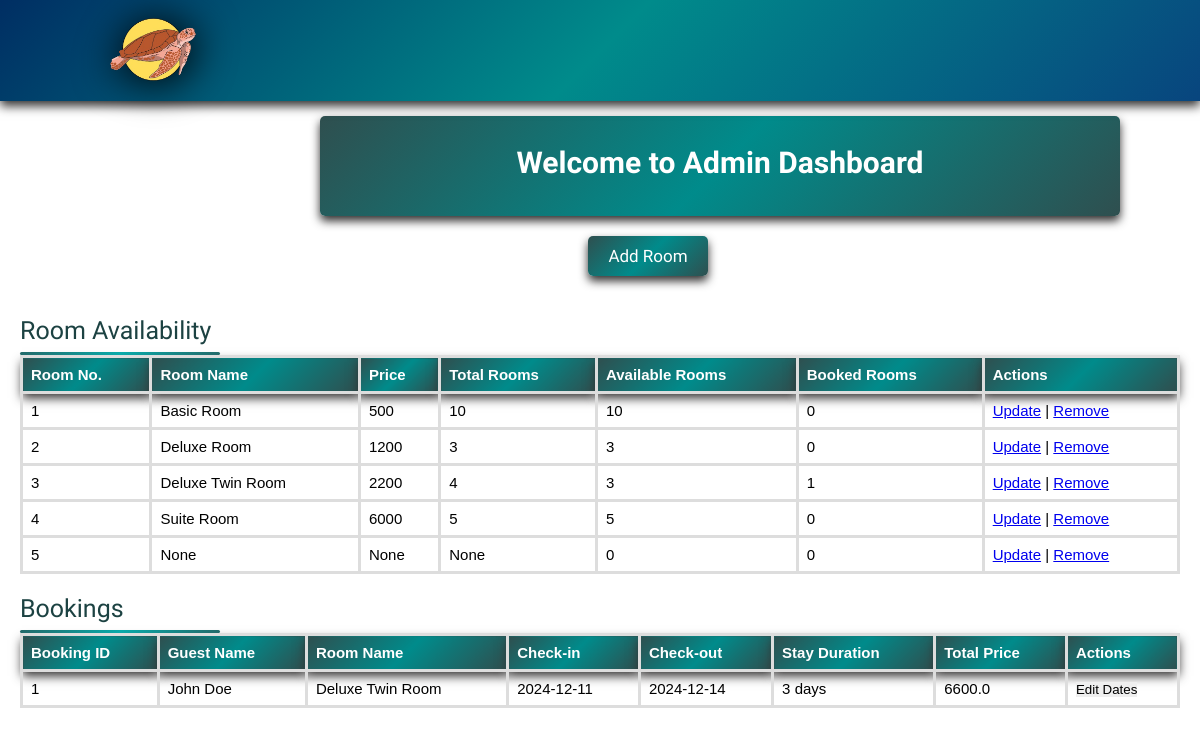
Before: /admin_dashboard with the older database file.
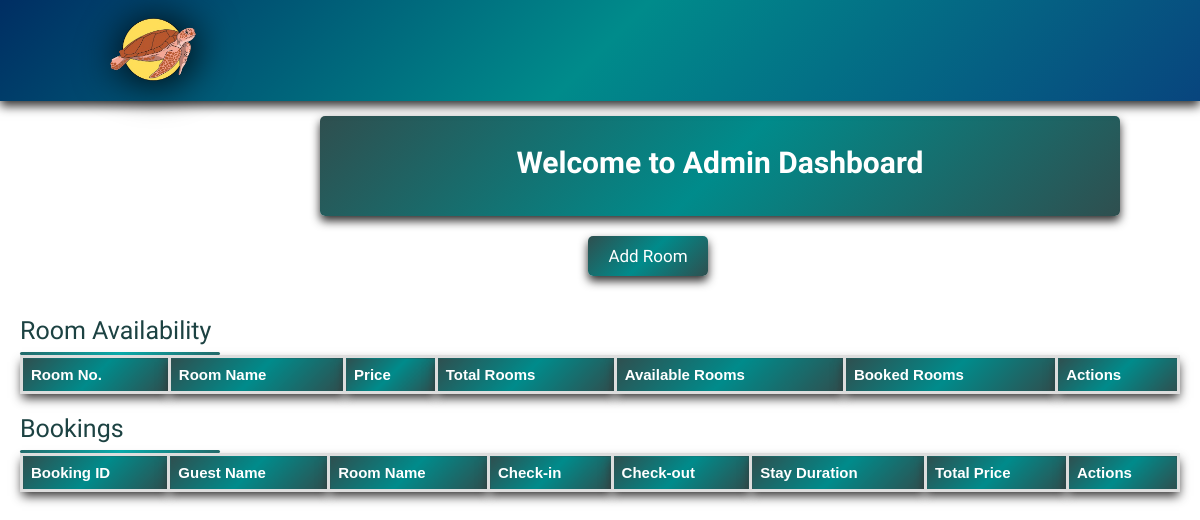
After: the same page with the newer database file.
### tables this page shows
CREATE TABLE "ROOMS" (
	"room_id"	INTEGER NOT NULL UNIQUE ,
	"Room_name"	TEXT,
	"Room_Cost"	INTEGER,
	"Room_Availability"	TEXT,
	PRIMARY KEY("room_id")
);

CREATE TABLE BOOKING (
    booking_id INTEGER PRIMARY KEY AUTOINCREMENT,
    guest_id INT,
    check_in DATE,
    check_out DATE,
    adult_guest INT,
    child_guest INT,
    room_name VARCHAR(50), stay_duration INTEGER, total_price REAL,
    FOREIGN KEY (guest_id) REFERENCES GUEST(guest_id)
);

CREATE TABLE "GUEST" (
	"guest_id"	INTEGER NOT NULL UNIQUE,
	"firstname"	TEXT NOT NULL,
	"lastname"	TEXT NOT NULL,
	"gender"	TEXT,
	"cel_num"	INTEGER NOT NULL,
	"address"	TEXT,
	"email"	TEXT NOT NULL UNIQUE,
	"password"	TEXT NOT NULL,
	PRIMARY KEY("guest_id" AUTOINCREMENT)
);

### app.py (the view, shortened to what this page needs)
@app.route("/admin_dashboard", methods=["GET", "POST"])
def admin_dashboard():
    con = sqlite3.connect(currentdirectory + '\\data.db')
    c = con.cursor()
    booking_query = """
        SELECT
            BOOKING.booking_id,
            GUEST.guest_id,
            ROOMS.room_name,
            GUEST.firstname,
            GUEST.lastname,
            BOOKING.check_in,
            BOOKING.check_out,
            ROOMS.room_cost,
            BOOKING.stay_duration,
            BOOKING.total_price
        FROM BOOKING
        JOIN GUEST ON BOOKING.guest_id = GUEST.guest_id
        JOIN ROOMS ON BOOKING.room_name = ROOMS.room_name
    """
    c.execute(booking_query)
    bookings = c.fetchall()
    rooms_query = """
        SELECT
            room_id,
            room_name,
            room_cost,
            room_availability,
            (SELECT COUNT(*) FROM BOOKING WHERE BOOKING.room_name = ROOMS.room_name) as booked_rooms
        FROM ROOMS
    """
    c.execute(rooms_query)
    rooms_to_display = c.fetchall()
    con.close()
    return render_template("admin_dashboard.html",
                           bookings=bookings,
                           rooms_to_display=rooms_to_display)

### templates/admin_dashboard.html (shortened to what this page needs)
<!DOCTYPE html>
<html lang="en">
<head>
     <link rel="stylesheet" href="/static/style.css">
    <link href="{{ url_for('static', filename='css/style.css') }}" rel="stylesheet">
</head>
<header>
        <a href="#" class="logo">
            <img src="static/images/yyy.png" alt="stingray">
          </a>
    </header>
<body>
<div class="dash">
    <div class="dash-con">
    <h1> Welcome to Admin Dashboard</h1>
    </div>
    <div class="action-buttons">
        <button class="ton " onclick="window.location.href='{{ url_for('add_room') }}'">Add Room</button>
    </div>
    <h2>Room Availability</h2>
    <table>
        <thead>
            <tr>
                <th>Room No.</th>
                <th>Room Name</th>
                <th>Price</th>
                <th>Total Rooms</th>
                <th>Available Rooms</th>
                <th>Booked Rooms</th>
                <th>Actions</th>
            </tr>
        </thead>
        <tbody>
            {% for room_display in rooms_to_display %}
                <tr>
                    <td>{{ room_display[0] }}</td>
                    <td>{{ room_display[1] }}</td>
                    <td>{{ room_display[2] }}</td>
                    <td>{{ room_display[3] }}</td>
                    <td>{{ room_display[3]|int - room_display[4]|int }}</td>
                    <td>{{ room_display[4] }}</td>
                    <div class="bots">
                    <td>
                        <a href="{{ url_for('update_room', room_name=room_display[1]) }}">Update</a> |
                        <a href="{{ url_for('remove_room', room_name=room_display[1]) }}" onclick="return confirm('Are you sure you want to remove this room?')">Remove</a>
                    </td>
                </div>
                </tr>
            {% endfor %}
        </tbody>
    </table>
<div class="book">
    <h2>Bookings</h2>
</div>
    <table>
        <thead>
            <tr>
                <th>Booking ID</th>
                <th>Guest Name</th>
                <th>Room Name</th>
                <th>Check-in</th>
                <th>Check-out</th>
                <th>Stay Duration</th>
                <th>Total Price</th>
                <th>Actions</th>
            </tr>
        </thead>
        <tbody>
            {% for booking in bookings %}
                <tr>
                    <td>{{ booking[0] }}</td>
                    <td>{{ booking[3] }} {{ booking[4] }}</td>
                    <td>{{ booking[2] }}</td>
                    <td>{{ booking[5] }}</td>
                    <td>{{ booking[6] }}</td>
                    <td>{{ booking[8] }} days</td>
                    <td>{{ booking[9] }}</td>
                    <td>
                        <button onclick="openEditModal('{{ booking[0] }}', '{{ booking[5] }}', '{{ booking[6] }}')">Edit Dates</button>
                    </td>
                </tr>
            {% endfor %}
        </tbody>
    </table>
</div>
</body>
</html>

### static/style.css (style rules this page uses)
* { margin: 0; padding:0; box-sizing: border-box; font-family: Verdana, Geneva, Tahoma, sans-serif; outline: none; border: none; text-transform: normal; transition:.2s linear; }
html { font-size: 62.5%; scroll-behavior: smooth; scroll-padding-top: 6rem; overflow-x:hidden; background-color: rgb(255, 255, 255); }
header { position: fixed; top:0; left:0; right:0; background:darkcyan; padding: 2rem 9%; display: flex; align-items: center; justify-content: space-between; z-index: 1000; box-shadow: 0 .5rem 1rem rgb(48, 47, 47); }
header { position: fixed; top:0; left:0; right:0; background:linear-gradient(135deg, #002e63, #008b8b, #08457e); padding: 1.5rem 9%; display: flex; align-items: center; justify-content: space-between; z-index: 1000; box-shadow: 0 .5rem 1rem rgb(48, 47, 47); }
.dash { padding-top: 8%; font-size: 15px; position: center; background-color: #ffffff; margin: 20px; }
h1 { text-align: center; margin-bottom: 20px; }
.ton { display: inline-block ; margin-top: 1rem; border-radius: 5rem; background:linear-gradient(135deg, #002e63, #008b8b, #08457e); color: #fff; padding:.9rem 3.5rem; cursor: pointer; font-size: 1.7rem; border-width: 3px; border-radius: 5px; margin: 20px; text-align: center; margin-left: 45%; }
.dash h2 { font-size: 25px; font-weight: 500; position: relative; padding-bottom: 1rem; font-family: "Fjalla One"; color: #1c4242; }
.dash h2::before { content: ""; position: absolute; left: 0; bottom: 0; height: 3px; width: 210px; border-radius: 5px; background: linear-gradient(135deg, #71b7e6, #9b59b6); }
.book h2::before { content: ""; position: absolute; left: 0; bottom: 0; height: 3px; width: 130px; border-radius: 5px; background:linear-gradient(135deg, #2F4F4F, #008b8b, #2F4F4F); }
.dash h2::before { content: ""; position: absolute; left: 0; bottom: 0; height: 3px; width: 200px; border-radius: 5px; background:linear-gradient(135deg, #236969, #09aaaa, #236969); }
.dash-con h1 { font-family: "Fjalla One"; color: white; }
.dash-con { background:linear-gradient(135deg, #2F4F4F, #008b8b, #2F4F4F); text-align: center; height: 100px; width: 800px; padding-top: 2.5%; text-align: center; margin-left: 30rem; border-radius: 5px; box-shadow: 0 .5rem 1rem rgb(48, 47, 47); }
table { width: 100%; border-collapse: collapse; margin-bottom: 20px; }
th, td { border: 3px solid #ddd; padding: 8px; text-align: left; }
th { background:linear-gradient(135deg, #2F4F4F, #008b8b, #2F4F4F); color: white; box-shadow: 0 .5rem 1rem rgb(48, 47, 47); }
.action-buttons { text-align: right; display: flex; gap: 10px; margin-bottom: 20px; color: #008b8b; }
.action-buttons button { padding: 10px 20px; font-family: "Fjalla One", sans-serif; background:linear-gradient(135deg, #2F4F4F, #008b8b, #2F4F4F); color: white; border: none; cursor: pointer; box-shadow: 0 .5rem 1rem rgb(48, 47, 47); margin-left: 49%; }
header .logo img { width: 90px; filter: drop-shadow(2px 2px 20px black); }

Changed rows visible on the page:
removed ROOMS: room_id "1", Room_name "Basic Room", Room_Cost "500", Room_Availability "10", room_display[3]|int-room_display[4]|int "10", room_display "0"
removed ROOMS: room_id "2", Room_name "Deluxe Room", Room_Cost "1200", Room_Availability "3", room_display[3]|int-room_display[4]|int "3", room_display "0"
removed ROOMS: room_id "3", Room_name "Deluxe Twin Room", Room_Cost "2200", Room_Availability "4", room_display[3]|int-room_display[4]|int "3", room_display "1"
removed ROOMS: room_id "4", Room_name "Suite Room", Room_Cost "6000", Room_Availability "5", room_display[3]|int-room_display[4]|int "5", room_display "0"
removed ROOMS: room_id "5", room_display "None", room_display "0"
removed BOOKING: booking_id "1", firstname "John", lastname "Doe", Room_name "Deluxe Twin Room", check_in "2024-12-11", check_out "2024-12-14", stay_duration "3", total_price "6600.0"
